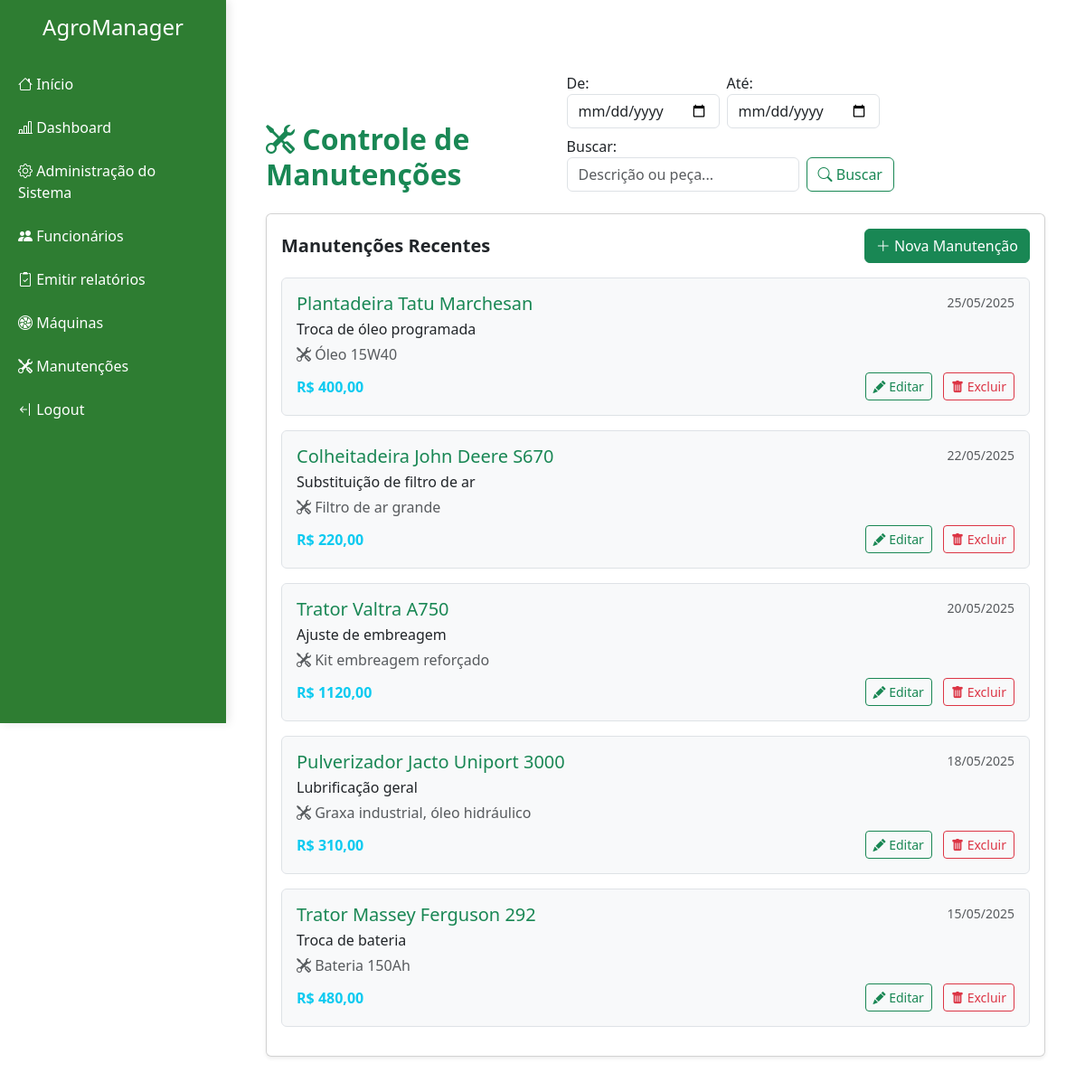
Screenshot of /inicio/lista-manutencoes/ (signed in) with the database file from the repository.
### manutencoes/models.py (models this page shows, shortened)
class Manutencao(models.Model):
    maquina = models.ForeignKey(
        Maquina,
        on_delete=models.CASCADE,
        related_name="manutencoes",
        blank=False,
        null=False,
    )
    data = models.DateField(verbose_name="Data da Manutenção")
    descricao = models.TextField(verbose_name="Descrição", blank=True, null=False)
    pecas_usadas = models.CharField(
        verbose_name="Peças Utilizadas", max_length=255, blank=True
    )
    custo = models.DecimalField(
        verbose_name="Custo Total (R$)", max_digits=10, decimal_places=2, default=0
    )
    class Meta:
        ordering = ["-data"]

### maquinas/models.py (models this page shows)
class Maquina(models.Model):
    CONDICOES = [
        ("Nova", "Nova"),
        ("Usada", "Usada"),
    ]
    nome = models.CharField(
        verbose_name="Nome", max_length=255, null=False, blank=False
    )
    condicao = models.CharField(
        verbose_name="Condicao", max_length=10, choices=CONDICOES
    )
    ano = models.IntegerField(verbose_name="Ano", null=False, blank=False)
    numero_de_serie = models.CharField(
        verbose_name="Numero de Série",
        max_length=255,
        null=False,
        blank=False,
        default="Sem Serial",
    )
    class Meta:
        ordering = ["-ano"]
    def __str__(self):
        return self.nome

### manutencoes/views.py (the view)
# urls.py: path("lista-manutencoes/", ManutencaoListView.as_view(), name="listar_manutencoes"),
class ManutencaoListView(PermissaoRequiredMixin, ListView):
    model = Manutencao
    context_object_name = "manutencoes"
    template_name = "paginas/manutencoes/manutencao_list.html"
    permissao_necessaria = "registrar_manutencao"
    def get_queryset(self):
        queryset = super().get_queryset()
        search = self.request.GET.get("search")
        data_inicio = self.request.GET.get("data_inicio")
        data_fim = self.request.GET.get("data_fim")
        if search:
            queryset = queryset.filter(descricao__icontains=search)
        if data_inicio:
            queryset = queryset.filter(data__gte=parse_date(data_inicio))
        if data_fim:
            queryset = queryset.filter(data__lte=parse_date(data_fim))
        return queryset

### login/mixins.py (called while the page is built)
    def dispatch(self, request, *args, **kwargs):
        if not request.user.is_authenticated:
            return redirect_to_login(request.get_full_path())
        if self.permissao_necessaria and not request.user.has_permissao(
            self.permissao_necessaria
        ):
            return render(request, 'paginas/permissao/falha_permissao.html')
        return super().dispatch(request, *args, **kwargs)

### login/models.py (called while the page is built)
    def has_permissao(self, nome_permissao):
        if self.cargo:
            return self.cargo.permissoes.filter(nome=nome_permissao).exists()
        return False

### paginas/templates/paginas/manutencoes/manutencao_list.html (shortened to what this page needs)
{% extends "base.html" %}
{% load static %}
{% block content %}
<div class="container mt-5">
  <div class="d-flex justify-content-between align-items-end mb-4">
    <div>
      <h2 class="text-success fw-bold mb-0">
        <i class="bi bi-tools"></i> Controle de Manutenções
      </h2>
    </div>
    <form class="d-flex align-items-end flex-wrap gap-2" method="get">
      <div>
        <label for="data_inicio" class="form-label mb-0">De:</label>
        <input name="data_inicio" id="data_inicio" class="form-control" type="date" value="{{ request.GET.data_inicio }}">
      </div>
      <div>
        <label for="data_fim" class="form-label mb-0">Até:</label>
        <input name="data_fim" id="data_fim" class="form-control" type="date" value="{{ request.GET.data_fim }}">
      </div>
      <div>
        <label for="search" class="form-label mb-0">Buscar:</label>
        <input name="search" class="form-control" type="search" placeholder="Descrição ou peça..." value="{{ request.GET.search }}">
      </div>
      <div>
        <button class="btn btn-outline-success" type="submit">
          <i class="bi bi-search"></i> Buscar
        </button>
      </div>
    </form>
  </div>
  <div class="card shadow-sm fade-in">
    <div class="card-body">
      <div class="d-flex justify-content-between align-items-center mb-3">
        <h5 class="mb-0 fw-semibold">Manutenções Recentes</h5>
        <a href="{% url 'criar_manutencoes' %}" class="btn btn-success">
          <i class="bi bi-plus-lg"></i> Nova Manutenção
        </a>
      </div>
      {% for manutencao in manutencoes %}
        <div class="border rounded p-3 mb-3 manutencao-card fade-in">
          <div class="d-flex justify-content-between">
            <h5 class="text-success mb-1">{{ manutencao.maquina }}</h5>
            <small class="text-muted">{{ manutencao.data|date:"d/m/Y" }}</small>
          </div>
          <p class="mb-1">{{ manutencao.descricao }}</p>
          <p class="text-muted mb-2">
            <i class="bi bi-tools"></i> {{ manutencao.pecas_usadas }}
          </p>
          <div class="d-flex justify-content-between align-items-center">
            <strong class="text-info">R$ {{ manutencao.custo|floatformat:2 }}</strong>
            <div>
              <a href="{% url 'editar_manutencao' manutencao.id %}" class="btn btn-sm btn-outline-success me-2">
                <i class="bi bi-pencil-fill"></i> Editar
              </a>
              <a href="{% url 'deletar_manutencao' manutencao.id %}" class="btn btn-sm btn-outline-danger">
                <i class="bi bi-trash-fill"></i> Excluir
              </a>
            </div>
          </div>
        </div>
      {% empty %}
        <p class="text-muted text-center">Nenhuma manutenção encontrada.</p>
      {% endfor %}
    </div>
  </div>
</div>
{% endblock %}

### paginas/templates/base.html (style rules this page uses)
body { overflow-x: hidden; }

### paginas/templates/paginas/manutencoes/manutencao_list.html (style rules this page uses)
.manutencao-card { transition: transform 0.3s ease, box-shadow 0.3s ease; background-color: #f8f9fa; }
.fade-in { animation: fadeInUp 0.5s ease forwards; opacity: 0; }

### rows the page displays
Manutencao: maquina "Plantadeira Tatu Marchesan", data "25/05/2025", descricao "Troca de óleo programada", pecas_usadas "Óleo 15W40", custo "400,00"
Manutencao: maquina "Colheitadeira John Deere S670", data "22/05/2025", descricao "Substituição de filtro de ar", pecas_usadas "Filtro de ar grande", custo "220,00"
Manutencao: maquina "Trator Valtra A750", data "20/05/2025", descricao "Ajuste de embreagem", pecas_usadas "Kit embreagem reforçado", custo "1120,00"
Manutencao: maquina "Pulverizador Jacto Uniport 3000", data "18/05/2025", descricao "Lubrificação geral", pecas_usadas "Graxa industrial, óleo hidráulico", custo "310,00"
Manutencao: maquina "Trator Massey Ferguson 292", data "15/05/2025", descricao "Troca de bateria", pecas_usadas "Bateria 150Ah", custo "480,00"
